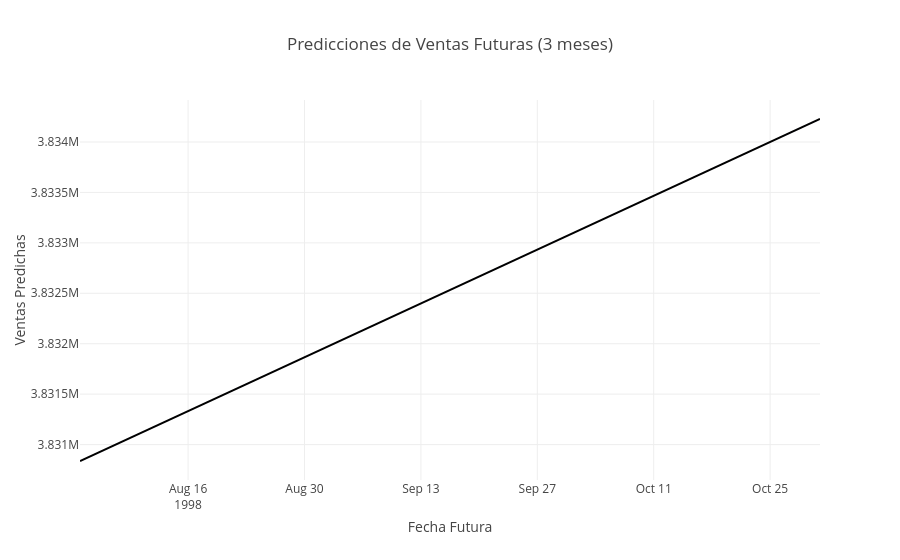

The notebook cell this image was saved under:
### Code cell
# Se crea un gráfico de línea utilizando Plotly Express para visualizar las predicciones de ventas futuras.

fig_future_predictions = px.line(future_predictions_df, x = 'Fecha Futura', y = 'Ventas Predichas',
                                 title='Predicciones de Ventas Futuras (3 meses)', render_mode='svg')

fig_future_predictions
